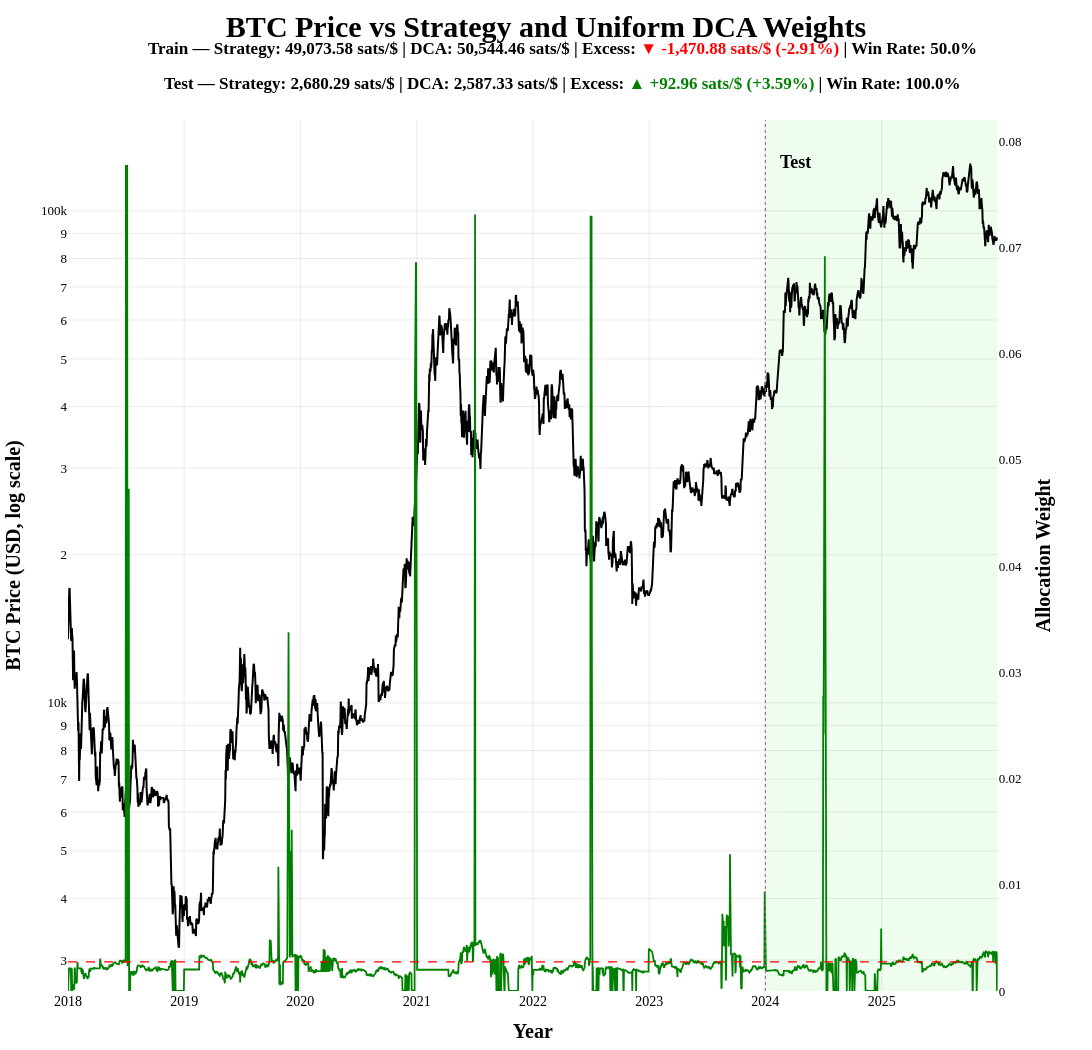

Notebook source saved alongside this figure:
### Code cell
# ============================================================
# Cell 17: Show chart
# ============================================================
# This cell renders the final chart.

main_fig = plot_train_test_period_with_spd_header(
    combined_strategy_df,
    train_spd_summary,
    test_spd_summary,
)

main_fig.show()

### Figure 1 — Plotly figure (JSON) as saved in the notebook; plotly's stock layout.template omitted (floating-point values rounded to 4 significant figures; data arrays with more than 128 entries replaced by an {"elided": "..."} marker saying what was removed)
{"data": [{"hovertemplate": "<b>%{x|%Y-%m-%d}</b><br>Price: $%{y:,.0f}<extra></extra>", "line": {"color": "black", "width": 2}, "mode": "lines", "name": "BTC Price", "type": "scatter", "x": {"elided": "2920 str values"}, "xaxis": "x", "y": {"elided": "2920 float values"}, "yaxis": "y"}, {"hovertemplate": "<b>%{x|%Y-%m-%d}</b><br>Strategy Weight: %{y:.6f}<extra></extra>", "line": {"color": "green", "width": 1.8}, "mode": "lines", "name": "Strategy Weight", "type": "scatter", "x": {"elided": "2920 str values"}, "xaxis": "x", "y": {"elided": "2920 float values"}, "yaxis": "y2"}, {"hovertemplate": "<b>%{x|%Y-%m-%d}</b><br>DCA Weight: %{y:.6f}<extra></extra>", "line": {"color": "red", "dash": "dash", "width": 1.4}, "mode": "lines", "name": "Uniform DCA (1/365)", "type": "scatter", "x": {"elided": "2920 str values"}, "xaxis": "x", "y": {"elided": "2920 float values"}, "yaxis": "y2"}], "layout": {"annotations": [{"font": {"color": "black", "family": "Arial Black", "size": 18}, "showarrow": false, "text": "<b>Test</b>", "x": "2024-02-10T00:00:00", "xanchor": "left", "xref": "x", "y": 0.965, "yref": "paper"}, {"align": "center", "font": {"color": "black", "family": "Arial Black", "size": 17}, "showarrow": false, "text": "<b>Train — Strategy: 49,073.58 sats/$ | DCA: 50,544.46 sats/$ | Excess: <span style='color:red;'>▼ -1,470.88 sats/$ (-2.91%)</span> | Win Rate: 50.0%</b>", "x": 0.5, "xref": "paper", "y": 1.095, "yref": "paper"}, {"align": "center", "font": {"color": "black", "family": "Arial Black", "size": 17}, "showarrow": false, "text": "<b>Test — Strategy: 2,680.29 sats/$ | DCA: 2,587.33 sats/$ | Excess: <span style='color:green;'>▲ +92.96 sats/$ (+3.59%)</span> | Win Rate: 100.0%</b>", "x": 0.5, "xref": "paper", "y": 1.055, "yref": "paper"}], "height": 1050, "hovermode": "x unified", "margin": {"b": 35, "l": 35, "r": 35, "t": 120}, "paper_bgcolor": "white", "plot_bgcolor": "white", "shapes": [{"fillcolor": "lightgreen", "layer": "below", "line": {"width": 0}, "opacity": 0.15, "type": "rect", "x0": "2024-01-01T00:00:00", "x1": "2025-12-31T00:00:00", "xref": "x", "y0": 0, "y1": 1, "yref": "y domain"}, {"line": {"color": "gray", "dash": "dot", "width": 1.2}, "type": "line", "x0": "2024-01-01T00:00:00", "x1": "2024-01-01T00:00:00", "xref": "x", "y0": 0, "y1": 1, "yref": "y domain"}], "showlegend": false, "title": {"font": {"color": "black", "family": "Arial Black", "size": 30}, "text": "<b>BTC Price vs Strategy and Uniform DCA Weights</b>", "x": 0.5, "xanchor": "center", "y": 0.985}, "width": 1900, "xaxis": {"anchor": "y", "domain": [0, 0.94], "gridcolor": "rgba(0,0,0,0.08)", "range": ["2018-01-01T00:00:00", "2025-12-31T00:00:00"], "showgrid": true, "tickfont": {"color": "black", "family": "Arial Black", "size": 14}, "tickformat": "%Y", "tickmode": "array", "tickvals": ["2018-01-01T00:00:00.000000", "2019-01-01T00:00:00.000000", "2020-01-01T00:00:00.000000", "2021-01-01T00:00:00.000000", "2022-01-01T00:00:00.000000", "2023-01-01T00:00:00.000000", "2024-01-01T00:00:00.000000", "2025-01-01T00:00:00.000000"], "title": {"font": {"color": "black", "family": "Arial Black", "size": 20}, "text": "<b>Year</b>"}, "zeroline": false}, "yaxis": {"anchor": "x", "domain": [0, 1], "gridcolor": "rgba(0,0,0,0.08)", "showgrid": true, "tickfont": {"color": "black", "family": "Arial Black", "size": 13}, "tickmode": "array", "ticktext": ["3", "4", "5", "6", "7", "8", "9", "10k", "2", "3", "4", "5", "6", "7", "8", "9", "100k"], "tickvals": [3000, 4000, 5000, 6000, 7000, 8000, 9000, 10000, 20000, 30000, 40000, 50000, 60000, 70000, 80000, 90000, 100000], "title": {"font": {"color": "black", "family": "Arial Black", "size": 20}, "text": "<b>BTC Price (USD, log scale)</b>"}, "type": "log", "zeroline": false}, "yaxis2": {"anchor": "x", "overlaying": "y", "range": [0, 0.082], "showgrid": false, "side": "right", "tickfont": {"color": "black", "family": "Arial Black", "size": 13}, "title": {"font": {"color": "black", "family": "Arial Black", "size": 20}, "text": "<b>Allocation Weight</b>"}, "zeroline": false}}}
